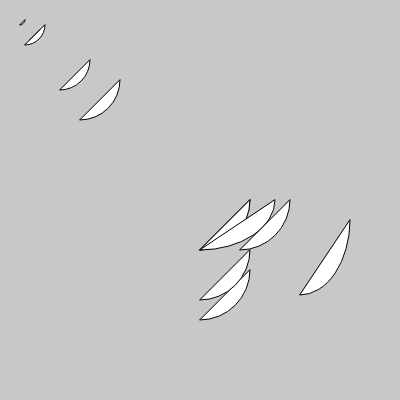
Frame 1 (no input)
Frame 60 (no input): identical to frame 1, image omitted
Frame 120 (the mouse pressed at the canvas centre since frame 60): identical to frame 1, image omitted

The p5.js sketch that drew this single still picture (run headless with seeded random() and noise() and a simulated clock; from frame 60 on, the mouse is pressed at the canvas centre):

// p5.js sketch
// ── sketch.js
function setup() {
  // put setup code here
  createCanvas(400,400);
  //strokeWeight(10);
  //rectMode(CENTER);
}

function draw() {
  // put drawing code here
  background(200);
  //point(10,10);
  //point(300,10);
  //point(10, 300);
  //point(300, 300);

  //line(0, 0, 400,400); 

  //ellipse(200,200,100);

  //rect(280,280,100,100);

  //arc(200,200,100,100,0,TWO_PI);
  //arc(200,200,100,100,0,PI/2, PIE);

  arc(200,200,100,100,0,PI/2, CHORD);
  arc(300,220,100,150,0,PI/2, CHORD);
  arc(200,270,100,100,0,PI/2, CHORD);
  arc(200,200,100,100,0,PI/2, CHORD);
  arc(200,200,150,100,0,PI/2, CHORD);
  arc(240,200,100,100,0,PI/2, CHORD);
  arc(200,250,100,100,0,PI/2, CHORD);
  arc(20,20,10,10,0,PI/2, CHORD);
  arc(30,30,20,20,0,PI/2, CHORD);
  arc(25,25,40,40,0,PI/2, CHORD);
  arc(60,60,60,60,0,PI/2, CHORD);
  arc(80,80,80,80,0,PI/2, CHORD);

}
